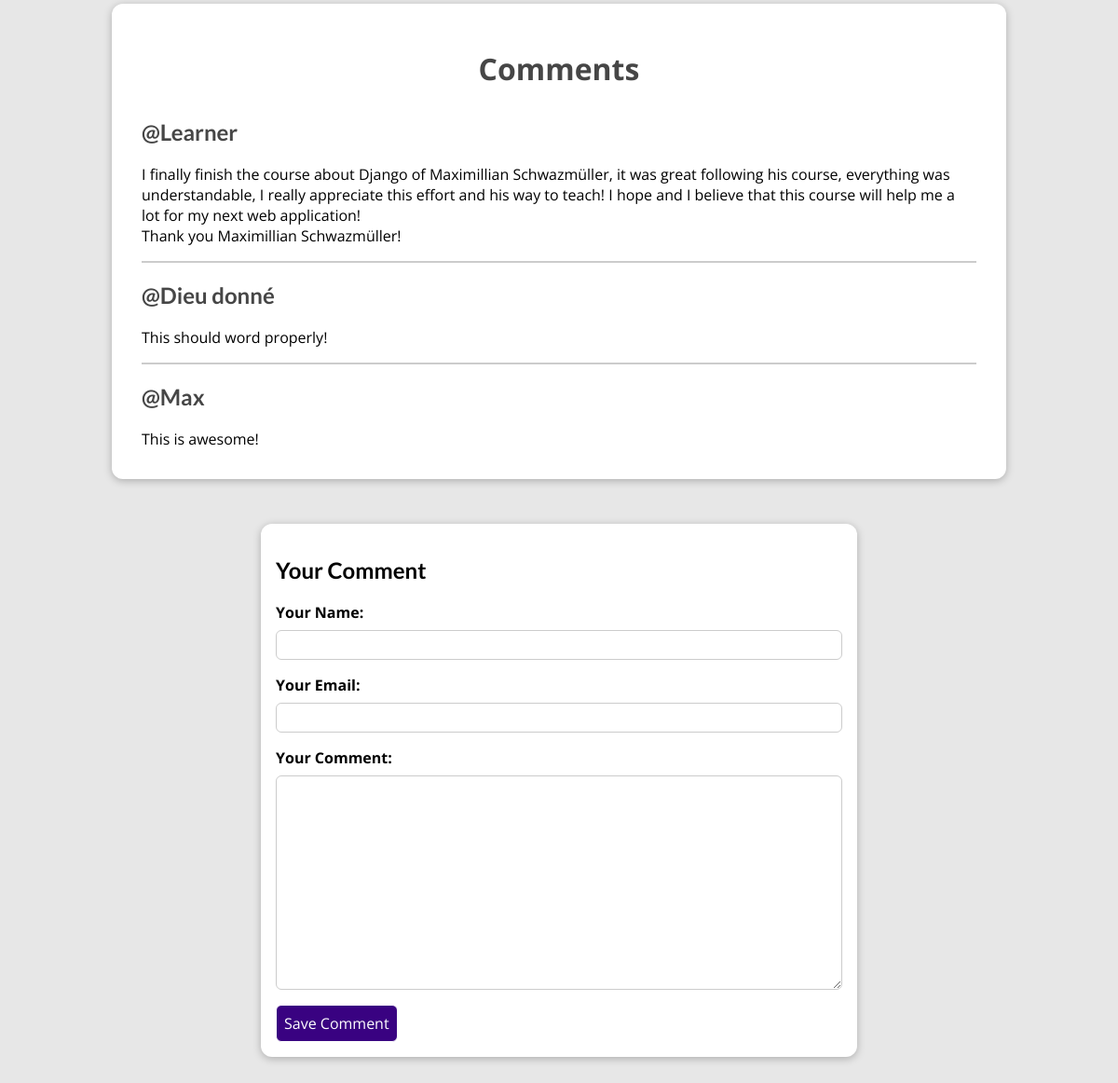
Page /posts/almost-done/ (lower part) on the earlier database version.
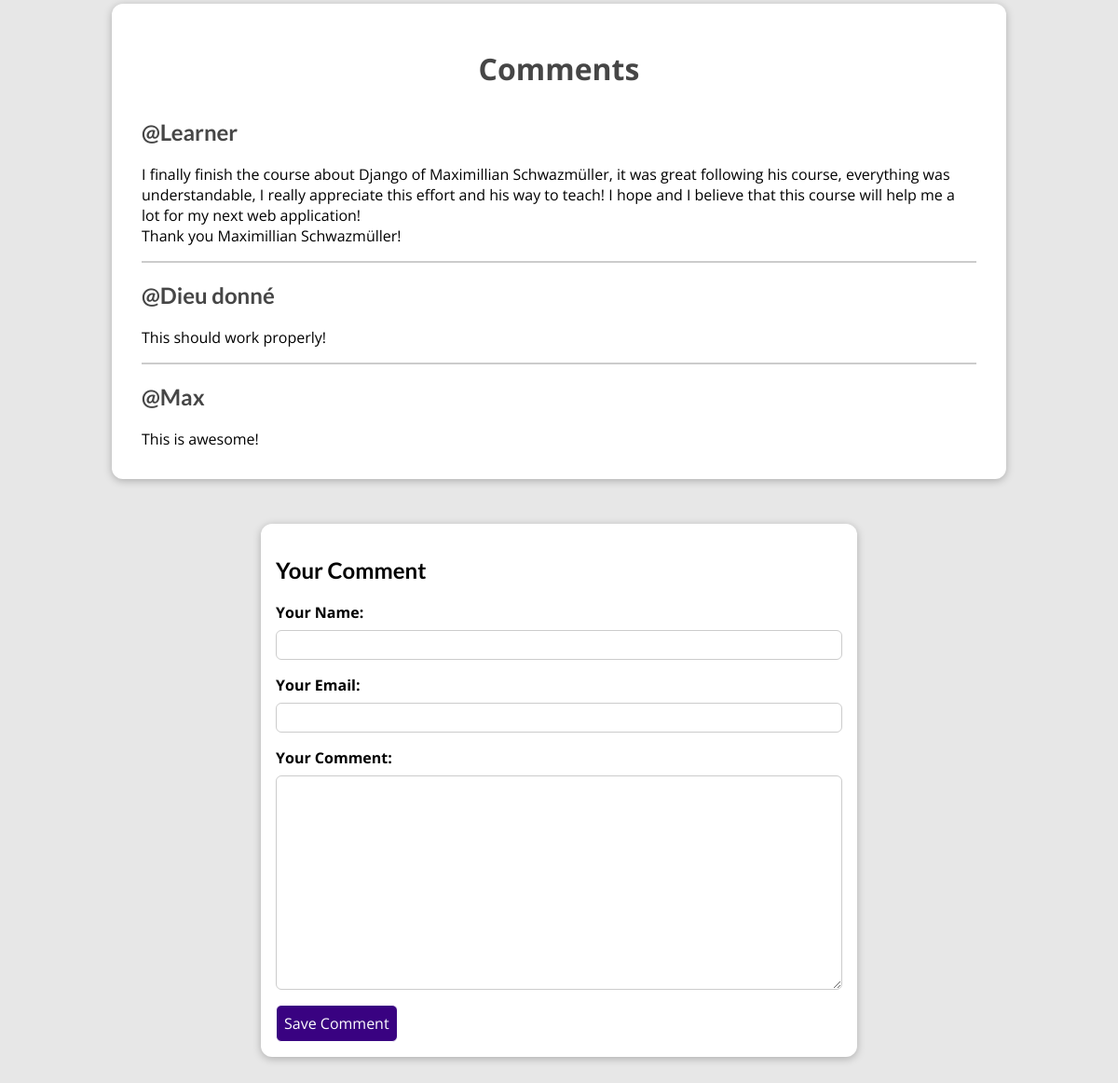
Same page on the later database version.
### blog/models.py (models this page shows)
class Comment(models.Model):
    user_name = models.CharField(max_length=120)
    user_email = models.EmailField()
    content = models.TextField(max_length=400)
    post = models.ForeignKey(Post, on_delete = models.CASCADE, related_name='comments')

### blog/views.py (the view, shortened to what this page needs)
# urls.py: path('posts/<slug:slug>/', views.PostView.as_view(), name='blog-post'),
class PostView(View):
    def is_stored(self, request, post_id):
        stored_posts = request.session.get('stored_posts')
        if stored_posts is not None:
            is_saved_for_later = post_id in stored_posts    #type:ignore
        else:
            is_saved_for_later = False
        return is_saved_for_later
    def get(self, request, slug):
        post = get_object_or_404(Post, slug=slug)
        return render(request, 'blog/post-detail.html', {
            'post': post,
            'post_tags': post.tags.all(),
            'comment_form': CommentForm(),
            'comments': post.comments.all().order_by('-id'),     #type:ignore
            'saved_for_later': self.is_stored(request, post.id)      #type:ignore
        })

### blog/forms.py
class CommentForm(forms.ModelForm):
    class Meta:
        model = Comment
        fields = ['user_name', 'user_email', 'content']
        exclude = ['post']
        labels = {
            'user_name': 'Your Name',
            'user_email': 'Your Email',
            'content': 'Your Comment'
        }
        widgets = {
            'user_name': forms.TextInput(attrs={'class': 'form-control'}),
            'user_email': forms.EmailInput(attrs={'class': 'form-control'}),
            'content': forms.Textarea(attrs={'class': 'form-control'})
        }

### blog/models.py (called while the page is built)
    def __str__(self):
        return f"{self.first_name} {self.last_name}"

### blog/templates/blog/post-detail.html (shortened to what this page needs)
{% extends "main.html" %}
{% load static %}
{% block css_style %}
    <link rel='stylesheet' href='{% static 'blog/post-detail.css' %}'>
{% endblock css_style %}
{% block content %}
    {% if comments %}
        <section id='comments'>
            <h2 id='comment_title'>Comments</h2>
            <ul>
                {% for comment in comments %}
                    <li>
                        <h2>@{{ comment.user_name }}</h2>
                        <p>{{ comment.content|linebreaks }}</p>
                    </li>
                {% endfor %}
            </ul>
        </section>
    {% endif %}
    <section id='comment-form'>
        <h2>Your Comment</h2>
        <form action='{% url 'blog-post' post.slug %}' method='post'>
            {% for form_field in comment_form %}
                <div class='form-control {% if form_field.errors %}invalid{% endif %}'>
                    {{ form_field.label_tag }}
                    {{ form_field }}
                </div>
            {% endfor %}
            <button>Save Comment</button>
        </form>
    </section>
{% endblock content %}

### templates/main.html (shortened to what this page needs)
{% load static %}
<!DOCTYPE html>
    <html>
    <head>
        <link rel='stylesheet' href='{% static "app.css" %}'>
        {% block css_style %}{% endblock css_style %}
    </head>
    <body>
        {% block content %}{% endblock content %}
    </body>
</html>

### static/app.css (style rules this page uses)
* { box-sizing: border-box; }
html { font-family: 'Open Sans', 'Lato', sans-serif; }
body { margin: 0; }
h1, h2, h3 { font-family: 'Lato', sans-serif; font-weight: bold; }

### blog/static/blog/post-detail.css (style rules this page uses)
body { background-color: #e7e7e7; }
#comment-form, #comments { margin: 3rem auto; width: 90%; max-width: 40rem; border-radius: 12px; background-color: white; box-shadow: 0 2px 8px rgba(0, 0, 0, 0.25); padding: 1rem; }
#comment-form button { font: inherit; background-color: #390281; color: white; border: 1px solid; padding: 0.5rem ; border-radius: 6px; cursor: pointer; }
.form-control { margin-bottom: 1rem; }
.form-control label { font-weight: bold; margin-bottom: 0.5rem; display: block; }
.form-control input, .form-control textarea { display: block; width: 100%; font: inherit; padding: 0.25rem; border-radius: 6px; border: 1px solid #ccc; }
#comments { max-width: 60rem; padding: 1rem 2rem; }
#comments ul { list-style: none; margin: 0; padding: 0; }
#comments li { margin-bottom: 1rem; border-bottom: 2px solid #ccc; }
#comments li:last-of-type { border-bottom: none; }
#comments h2 { color:#464646; }
#comment_title { font: inherit; font-size: 2rem; margin: 2rem 1rem; text-align: center; font-weight: bold; color: #000000 }

Differences in the rows shown:
changed Comment "Dieu donné": content "This should word properly!" → "This should work properly!"
